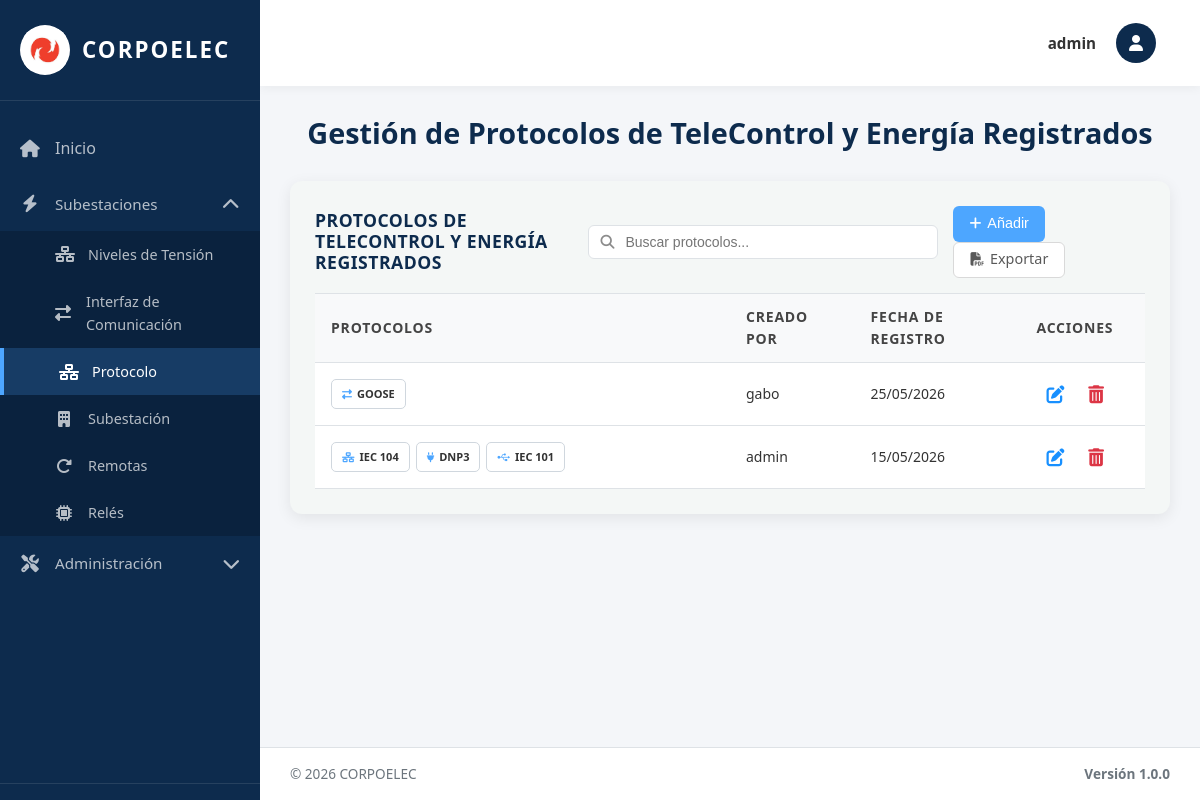
Page /protocolo/ (signed in) on the earlier database version.
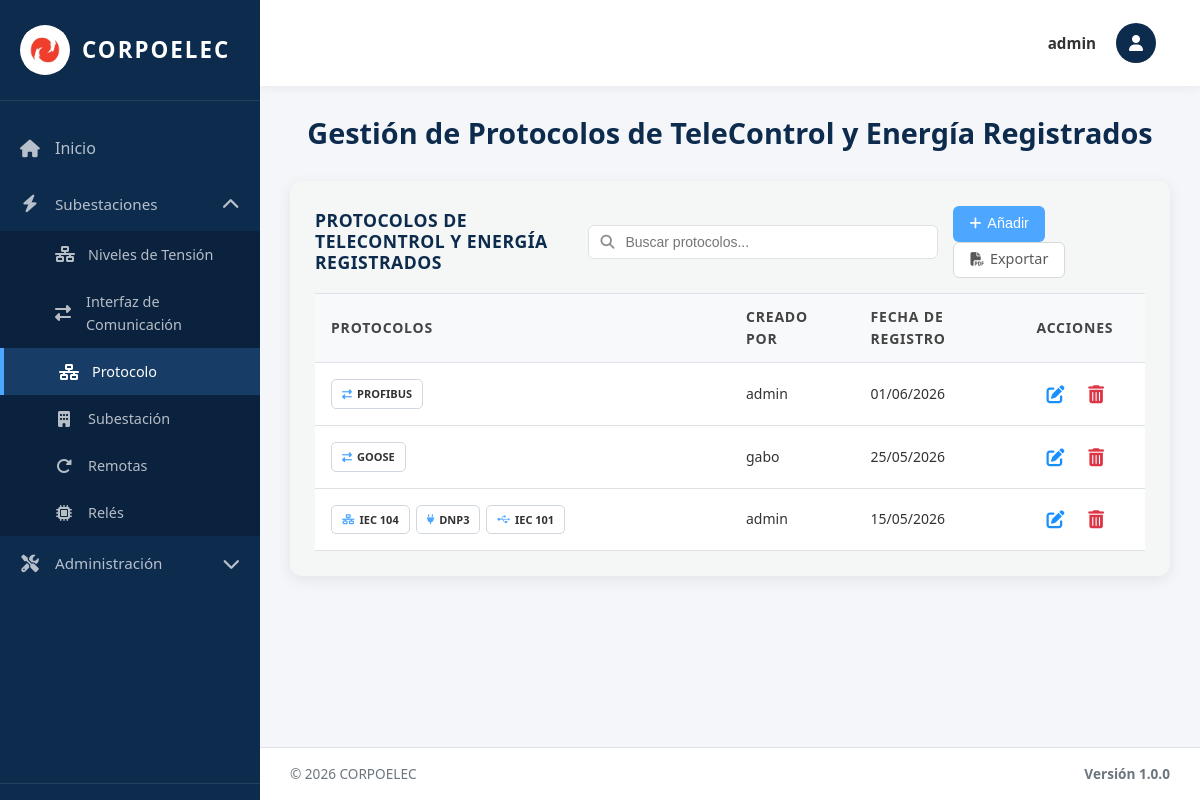
Same page on the later database version.
### equipos/models.py (models this page shows, shortened)
class Protocolo(models.Model):
    TIPO_CHOICES = [
        ('104', 'IEC 104'),
        ('DNP', 'DNP3'),
        ('GOOSE', 'GOOSE'),
        ('101', 'IEC 101'),
        ('MODBUS', 'Modbus'),
    ]
    Id_Protocolo = models.AutoField(primary_key=True)  # Identificador único
    Id_Interfaz = models.ForeignKey(InterfazDeComunicacion, on_delete=models.SET_NULL, null=True, blank=True, related_name='protocolos', verbose_name='Interfaz')  # Interface asociada - SET_NULL permite eliminar interfaz sin borrar protocolos
    Tipo = models.CharField(max_length=30, choices=TIPO_CHOICES, verbose_name='Tipo de Protocolo')  # Tipo de protocolo (enumerado o personalizado por el admin)
    Descripcion = models.CharField(max_length=80, blank=True, default='', verbose_name='Descripción')  # Descripción breve (útil para tipos personalizados)
    Icono = models.CharField(max_length=40, blank=True, default='', verbose_name='Ícono')  # Clase FontAwesome (para tipos personalizados)
    Estado = models.CharField(max_length=50, default='Activo', verbose_name='Estado')  # Estado operativo
    Fecha_Reg = models.DateField(auto_now_add=True, verbose_name='Fecha de Registro')  # Fecha de registro automática
    creado_por = models.ForeignKey(User, on_delete=models.SET_NULL, null=True, blank=True, related_name='protocolos_creados')  # Usuario que creó el registro
    Activo = models.BooleanField(default=True, verbose_name='Activo')  # Para eliminación lógica
    class Meta:
        verbose_name = 'Protocolo de Comunicación'
        verbose_name_plural = 'Protocolos de Comunicación'
        ordering = ['Id_Protocolo']  # Orden por ID ascendente

class InterfazDeComunicacion(models.Model):
    TIPO_INTERFAZ_CHOICES = [
        ('PUERTOS', 'Puertos de Comunicación'),
        ('PROTOCOLOS', 'Protocolos de Comunicación'),
    ]
    Id_Interfaz = models.AutoField(primary_key=True, serialize=False)  # Identificador único (PK)
    Puertos_C = models.IntegerField(default=0, verbose_name='Cantidad de Puertos')  # Contador de puertos
    Fecha_Reg = models.DateField(auto_now_add=True)  # Fecha de registro automática
    creado_por = models.ForeignKey(User, on_delete=models.SET_NULL, null=True, blank=True, related_name='interfaces_creadas')  # Usuario que creó el registro
    Tipo_Interfaz = models.CharField(max_length=20, choices=TIPO_INTERFAZ_CHOICES, default='PUERTOS', verbose_name='Tipo de Interfaz')  # Tipo de interfaz
    Activo = models.BooleanField(default=True, verbose_name='Activo')  # Para eliminación lógica
    objects = models.Manager()
    activos = models.Manager()  # Manager por defecto para filtrar activos
    class Meta:
        verbose_name = 'Interfaz de Comunicación'
        verbose_name_plural = 'Interfaces de Comunicación'
        ordering = ['Id_Interfaz']  # Orden por ID ascendente

### equipos/views.py (the view, shortened to what this page needs)
# urls.py: path('protocolo/', protocolo_view, name='protocolo'),
@login_required(login_url='/login/')
@no_cache
def protocolo_view(request):
    interfaces = InterfazDeComunicacion.objects.filter(Tipo_Interfaz='PROTOCOLOS', Activo=True).prefetch_related('protocolos').all().order_by('-Fecha_Reg', '-Id_Interfaz')
    paginator = Paginator(interfaces, 10)
    page_number = request.GET.get('page')
    page_obj = paginator.get_page(page_number)
    tipos_registrados = list(Protocolo.objects.filter(
        Activo=True, Id_Interfaz__Activo=True
    ).values_list('Tipo', flat=True).distinct())
    tipos_personalizados = TipoProtocoloPersonalizado.objects.filter(Activo=True).order_by('Tipo')
    context = {
        'title': 'Protocolos',
        'page_obj': page_obj,
        'tipos_registrados': tipos_registrados,
        'tipos_personalizados': tipos_personalizados,
        'is_admin': request.user.is_superuser,
        'puede_crear': puede_crear(request),
        'puede_actualizar': puede_actualizar(request),
        'puede_eliminar': puede_eliminar(request)
    }
    return render(request, 'protocolo.html', context)

### equipos/context_processors.py (called while the page is built, shortened)
def permisos_usuario(request):
    if request.user.is_superuser:
        return {
            'permisos_usuario': {'crear': True, 'actualizar': True, 'eliminar': True},
            'puede_crear': True,
            'puede_actualizar': True,
            'puede_eliminar': True,
        }

### templates/protocolo.html (shortened to what this page needs)
{% extends 'base.html' %}
{% load static %}
{% block content %}
<div class="welcome-text">
  <h2>Gestión de Protocolos de TeleControl y Energía Registrados</h2>
</div>
<div class="table-section">
<div class="table-header">
  <h3>PROTOCOLOS DE TELECONTROL Y ENERGÍA REGISTRADOS</h3>
  <div class="search-container">
    <input type="text" class="search-input" id="searchInput" placeholder="Buscar protocolos..." onkeyup="filterTable()">
  </div>
  <div class="action-buttons">
    {% if puede_crear %}
    <button class="btn btn-primary btn-add-top" onclick="abrirModal()">
      <i class="fas fa-plus"></i> Añadir
    </button>
    {% endif %}
    <a href="{% url 'exportar_protocolo_pdf' %}" class="btn btn-secondary btn-add-top">
      <i class="fas fa-file-pdf"></i> Exportar
    </a>
  </div>
</div>
    {% if page_obj.paginator.count > 0 %}
    <table class="data-table">
      <thead>
        <tr>
          <th width="50%">Protocolos</th>
          {% if is_admin %}<th width="15%">Creado Por</th>{% endif %}
          <th width="20%">Fecha de Registro</th>
          <th width="15%">Acciones</th>
        </tr>
      </thead>
      <tbody>
        {% for interfaz in page_obj %}
        <tr>
          <td>
            <div class="protocolos-container">
              {% for protocolo in interfaz.protocolos.all %}
              <span class="protocolo-badge"{% if protocolo.Descripcion %} title="{{ protocolo.Descripcion }}"{% endif %}>
                <span class="protocolo-icon">
                  {% if protocolo.Tipo == '104' %}<i class="fas fa-network-wired"></i>
                  {% elif protocolo.Tipo == 'DNP' %}<i class="fas fa-plug"></i>
                  {% elif protocolo.Tipo == 'GOOSE' %}<i class="fas fa-exchange-alt"></i>
                  {% elif protocolo.Tipo == '101' %}<i class="fab fa-usb"></i>
                  {% elif protocolo.Tipo == 'MODBUS' %}<i class="fas fa-bolt"></i>
                  {% elif protocolo.Icono %}<i class="{{ protocolo.Icono }}"></i>
                  {% else %}<i class="fas fa-microchip"></i>{% endif %}
                </span>
                <span class="protocolo-text">{{ protocolo.get_Tipo_display }}</span>
              </span>
              {% empty %}
              <span class="no-data">Sin protocolos</span>
              {% endfor %}
            </div>
          </td>
          {% if is_admin %}<td>{{ interfaz.creado_por.username|default:"Sistema" }}</td>{% endif %}
          <td><span class="fecha-text">{{ interfaz.Fecha_Reg|date:"d/m/Y" }}</span></td>
<td class="actions-cell">
    {% with protocolos_list=interfaz.protocolos.all %}
    {% if puede_actualizar %}
    <button type="button" class="btn-icon btn-edit" title="Editar" onclick="abrirModalEditar('{{ interfaz.Id_Interfaz }}')">
        <i class="fas fa-edit"></i>
    </button>
    {% endif %}
    <form method="post" style="display: inline;" onsubmit="return confirmarEliminacion(this);">
        {% if puede_eliminar %}
        <button type="submit" class="btn-icon btn-delete" title="Eliminar">
            <i class="fas fa-trash-alt"></i>
        </button>
        {% endif %}
    </form>
    {% endwith %}
</td>
        </tr>
        {% endfor %}
      </tbody>
    </table>
    {% else %}
    <p class="no-data">No hay protocolos registrados.</p>
    {% endif %}
  </div>
{% endblock %}

Differences in the rows shown:
added InterfazDeComunicacion: creado_por.username "admin", Fecha_Reg "01/06/2026"
added Protocolo: Tipo "PROFIBUS", shown under "admin"
